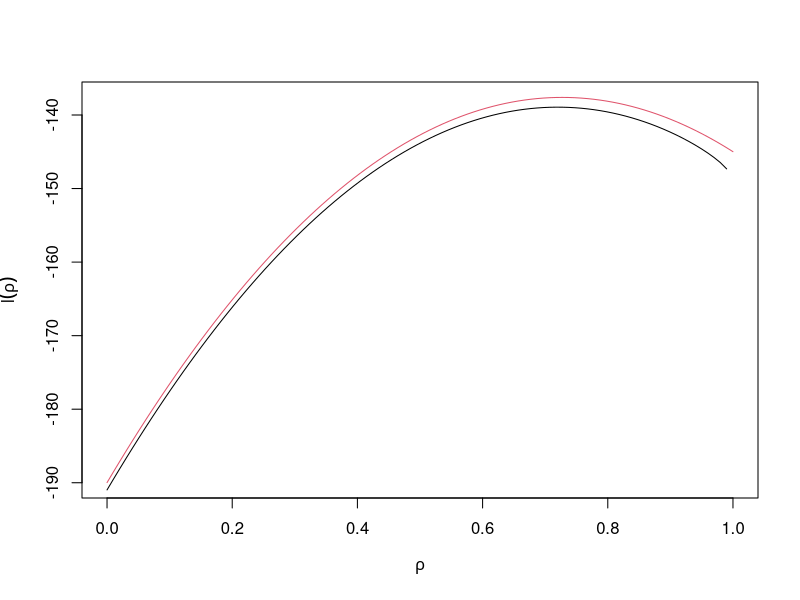

Source code (R):
## ---- chunk 1
set.seed(1242)
rho <- 0.7 ; n <- 100
y <- numeric(n) ## cria vetor com elementos nulos
y[1] <- rnorm(1, m=0, sd=sqrt(1/(1-rho^2)))
for(i in 2:n)
  y[i] <- rho * y[i-1] + rnorm(1)
## ---- chunk 2
llAR1.a <- function(par, sigma=1, dados){
    n <- length(dados)
    ll <- sum(dnorm(dados[2:n], mean=par*dados[1:(n-1)], 
                    sd=sigma, log=TRUE))
    return(ll)
}
llAR1.a.V <- Vectorize(llAR1.a, "par")
## ---- chunk 3
unlist(rho.est.a <- optimize(llAR1.a, int=c(0, 1), dados=y, maximum=TRUE))
(rho.a <- rho.est.a$maximum)
## ---- chunk 4
llAR1 <- function(par, sigma = 1, dados){
  n <- length(dados)
  ll <- dnorm(dados[1], mean=0, sd=sigma*sqrt(1/(1-par^2)), log=TRUE) +
    sum(dnorm(dados[2:n],mean=par*dados[1:(n-1)],sd=sigma,log=TRUE)) 
}
llAR1.V <- Vectorize(llAR1, "par")
## ---- chunk 5
unlist(rho.est <- optimize(llAR1, c(0,1), dados=y, maximum=TRUE))
(rho.emv <- rho.est$maximum)
## ---- chunk 6
devfun <- function(par, llfun, est, ...) 
     2*(llfun(est, ...) - llfun(par, ...))
## ---- chunk 7
rho.vals <- seq(0,1,l=100)
ll.vals.a <- llAR1.a.V(rho.vals, dados=y)  
ll.vals <- llAR1.V(rho.vals, dados=y)  
plot(rho.vals, ll.vals.a, type="l", xlab=expression(rho), ylab=expression(l(rho)), col=2) 
lines(rho.vals, ll.vals, type="l")  
